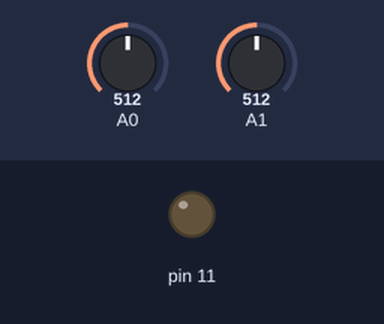
Bench run of a sketch on a simulated Arduino Uno, built with avr-gcc and run on an emulated ATmega328P. Parts: output pins drawn as LEDs (lit = HIGH). The inputs (shaded band) are chosen by the test bench; at power-on: A0 = 512, A1 = 512.

Above: at 0.79 s.
1.3 s: A0 set to 1023
2.8 s: A0 set to 0
At 3.6 s:
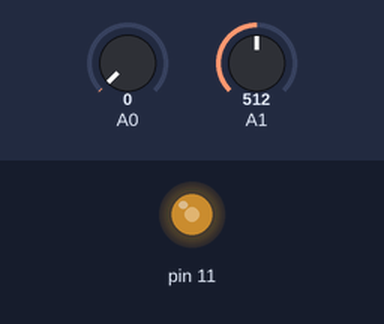
4.3 s: A0 set to 122
Timing chart, 0 to 5.3 s (numbered marks = the images above; inputs shaded):
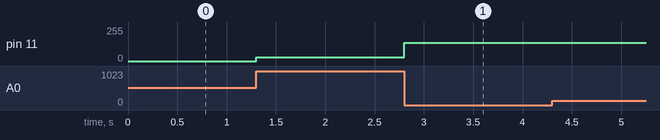

The sketch:

arduino_filter.ino
```cpp
/* Arduino Realtime Audio Processing
   2 ADC 8-Bit Mode
   analog input 0 is used to sample the audio signal
   analog input 1 is used to control an audio effect
   PWM DAC with Timer2 as analog output

   Original idea:
   KHM 2008 / Lab3/  Martin Nawrath nawrath@khm.de
   Kunsthochschule fuer Medien Koeln
   Academy of Media Arts Cologne

   Redeveloped by Niklas Rönnberg
   Linköping university
   For the course Ljudteknik 1
 */

// Inkludera math, för att kunna använda M_PI, round osv
#include <math.h>

// cbi betyder Clear Bit i I/O-registret och sätter specifik bit till 0
// sbi betyder Set Bit i I/O-registret och sätter specifik bit till 1
// Definiera cbi och sbi
#define cbi(sfr, bit) (_SFR_BYTE(sfr) &= ~_BV(bit))
#define sbi(sfr, bit) (_SFR_BYTE(sfr) |= _BV(bit))

// Definiera globala variabler som kommer att användas till delning av interruptservicen
boolean div32;
boolean div16;

// Definiera globala variabler
volatile boolean sampleFlag; // Sampleflaggan
volatile byte badc0; // Det samplade ljudvärdet, byte AD-konverterare kanal 0
volatile byte badc1; // Det samplade potentiometervärdet, kanal 1
volatile byte ibb; // Global interruptvariabel

volatile byte badc3;

int bufferIndex; // Index i SRAM buffer
int bufferIndex2; // Alternativ index

int soundSampleFromADC; // Variabel för att läsa samplevärde från ADCn
int soundSampleFromSramBuffer; // Variabel för att läsa samplevärde från SRAM buffer
byte sramBufferSampleValue; // sparat samplevärde i SRAM buffer

byte sramBuffer[512]; // SRAM buffer, "ljudminne", 8-bitar


// setup() är en funktion som körs en, och endast en gång, när Arduinot startas eller resetas. Den används för att initiera variabler, pinmodes etc. Void används då funktionen inte förväntas returnera något.
void setup()
{
  fillSramBufferWithWaveTable(); // Fyll SRAM-bufferten
  Serial.begin(57600);        // connect to the serial port
  // Atmega32 har tre register för ADC - ADCSRA , ADMUX and ADCW
  // Det är snabbare att manipulera portar och pinnar med AVR-kod
  // jämfört mot Arduinos digitalWrite()-funktion.

  // set adc prescaler to 64 for 19kHz sampling frequency
  // ADCSRA står för ADC Control and Status Register A
  cbi(ADCSRA, ADPS2);
  sbi(ADCSRA, ADPS1);
  sbi(ADCSRA, ADPS0);

  // ADMUX är lågnivåskontroll av analog-till-digital-konverterarna.
  // ADMUX är ett 8-bitars tal som innehåller ADCH-register
  // ADMUX står för ADC Multiplexer Selection Register
  sbi(ADMUX,ADLAR);  // 8-Bit ADC in ADCH Register
  sbi(ADMUX,REFS0);  // VCC Reference
  cbi(ADMUX,REFS1);
  cbi(ADMUX,MUX0);   // Set Input Multiplexer to Channel 0
  cbi(ADMUX,MUX1);
  cbi(ADMUX,MUX2);
  cbi(ADMUX,MUX3);

  // TCCRnA och TCCRnB är kontrollregister för timer/räknare
  // Timer2s PWM-mode sätts till fast PWM
  cbi(TCCR2A, COM2A0); // Toggle on Compare Match
  sbi(TCCR2A, COM2A1);
  sbi(TCCR2A, WGM20); // waveform generation mode
  sbi(TCCR2A, WGM21);
  cbi(TCCR2B, WGM22);

  // Timer2 Clock Prescaler to : 1
  sbi(TCCR2B, CS20);
  cbi(TCCR2B, CS21);
  cbi(TCCR2B, CS22);

  // Timer2 PWM Port Enable
  sbi(DDRB,3); // Sätt digitalpin 11 till PWM för att användas som analogutgång (OCR2A)

  cbi(TIMSK0,TOIE0); // Inaktiverar Timer0 Interrupt
  sbi(TIMSK2,TOIE2); // Aktiverar Timer2 Interrupt

  // Tilldela variabel soundSampleFromADC ett samplevärde från ADCn
  soundSampleFromADC = badc0;
}


float prevSoundSampleFromADC = 0;
int highpasSignal = 0;
int bandpass = 0;
int LPfilterTillBP;
// loop() är en funktion som körs om och om igen efter att Arduinot har startats och setup() har initierat Arduinot. Detta är huvudfunktionen och den körs så snabbt/ofta det går enligt klockfrekvensen i Arduinot. Normal klockfrekvens är 16MHz.
void loop()
{
  // Vänta på samplevärde från analog-till-digital-konverteraren
  // en samplingscykel 15625 KHz = 65 mikrosekunder
  while (!sampleFlag) {
  }

  sampleFlag = false;  // Sätt samplingsflaggan till false för att invänta nästa sample
  soundSampleFromADC = badc0;
// ----------------- Lågpassfilter
 float alphaLP;
 float alpha2sqrt;
 float alpha2line;

 float prealphaLP;
 int LPfilteredSound;
 int dcOffset = 137;

 prealphaLP = map(badc1, 0.04, 255*0.75, 0, 1000);
 alphaLP = prealphaLP/1000.0;


LPfilteredSound = (prevSoundSampleFromADC*(1-alphaLP) + soundSampleFromADC*alphaLP)/2.0;


//OCR2A = LPfilteredSound;

//------------------------- Högpassfilter

soundSampleFromADC -= LPfilteredSound;

highpasSignal = soundSampleFromADC + dcOffset;

OCR2A = highpasSignal;

//Serial.println(highpasSignal);

// ------------------------- Bandpassfiler

alpha2sqrt = sqrt(alphaLP);
//alpha2line = alphaLP + 0.5; // Addera och multiplicera

LPfilterTillBP = (prevSoundSampleFromADC*(1-alpha2sqrt) + soundSampleFromADC*alpha2sqrt)/2.0;
bandpass = LPfilterTillBP - LPfilteredSound + dcOffset;


//OCR2A = bandpass;

// ------------------------ Bandstoppfilter
int bandstopp;
bandstopp = soundSampleFromADC - bandpass + dcOffset;

prevSoundSampleFromADC = soundSampleFromADC;

//OCR2A = bandstopp;

//--------------------------------------------------------------

  // bufferIndex = (bufferIndex + badc0) % 512;

   // sramBufferSampleValue = sramBuffer[bufferIndex];
   // OCR2A = soundSampleFromADC;

 // Serial.println(soundSampleFromADC);


}


// Funktion för att fylla SRAM buffern med en vågform
void fillSramBufferWithWaveTable(){


}


// Timer2, interruptservice 62.5 KHz
// Här samplas analogingång 0 (ljudingången) och analogingång 1 (potentiometern) 16Mhz / 256 / 2 / 2 = 15625 Hz
ISR(TIMER2_OVF_vect) {
  div32=!div32; // Dela timer2s frekvens med 2 till 31.25kHz genom att toggla div32 mellan 0 och 1 och gör bara något när div32 är 1
  if (div32){
    div16=!div16; //  Dela timer2 igen på samma sätt
    if (div16) {
    // Sampla kanal 0 och 1 varannan gång så att båda kanalerna samplas i 15.6kHz
      badc0 = ADCH; // Sampla ADC kanal 0
      sbi(ADMUX,MUX0); // Sätt multiplex till kanal 1 (med hjälp av sbi)
      sampleFlag = true; // Sätt samplingsflaggan till true då ljudet har samplats en gång
    }
    else
    {
      badc1 = ADCH; // Sampla ADC kanal 1
      cbi(ADMUX,MUX0); // Sätt multiplex till kanal 0 (med hjälp av cbi)
    }
    ibb++; // Kort fördröjning innan nästa conversion
    ibb--;
    ibb++;
    ibb--;
    sbi(ADCSRA,ADSC); // Starta nästa conversion
  }
}
```

Measured:
- after the input at 2.8 s, pin 11: 27/255 → 137/255 at once
